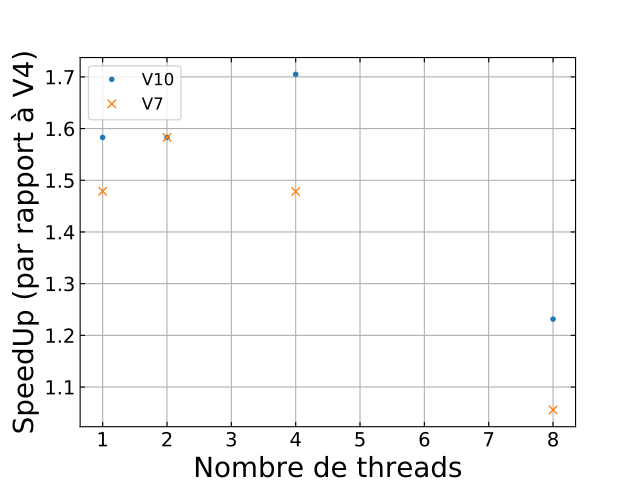

Recreate this plot in Python.
import matplotlib.pyplot as plt
from matplotlib.pyplot import cm
import numpy as np

f = plt.figure()
ax = f.add_subplot(111)
ax.yaxis.set_ticks_position('both')
ax.xaxis.set_ticks_position('both')
ax.tick_params(which='both', direction='in', labelsize=14)

V4 =  (22*60+11)*1.0
V7 =  V4/(np.array([15, 14, 15, 21])*60 + np.array([0.055, 0.854, 0.432, 0.746]))
V10 =  V4/(np.array([14, 14, 13, 18])*60 + np.array([0.857, 0.857, 0.652, 0.87]))

plt.plot([1, 2, 4, 8], V10, ".", label="V10")
plt.plot([1, 2, 4, 8], V7, "x", label="V7")


plt.xlabel("Nombre de threads", size=20)
plt.ylabel("SpeedUp (par rapport à V4)", size=20)
plt.grid()
plt.legend(loc=2, fontsize=12)
plt.show()
